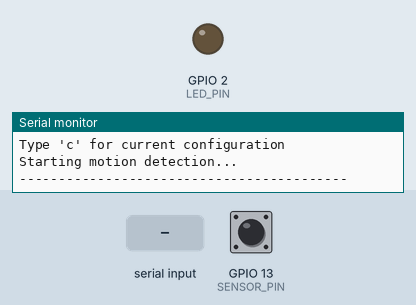
A sketch run on a simulated ESP32. Parts: output pins drawn as LEDs (lit = HIGH), the last lines printed to the serial monitor. The inputs (shaded band) are chosen by the test bench; at power-on: GPIO 13 (SENSOR_PIN) LOW.

Above: at 2.3 s.
2.4 s: "t\n" received over Serial
At 3.3 s:
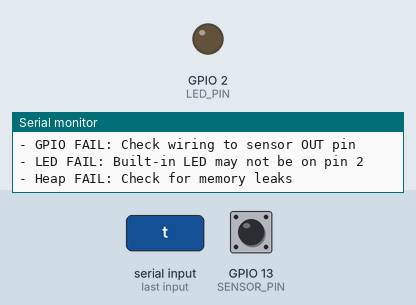
4.0 s: GPIO 13 (SENSOR_PIN) driven HIGH
5.5 s: "T\n" received over Serial
At 8.2 s:
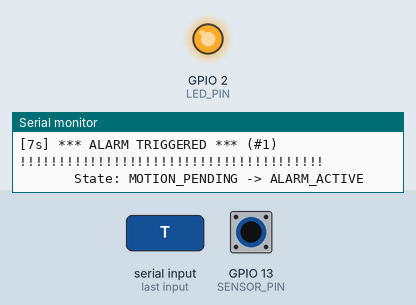
8.5 s: "h\n" received over Serial
10.0 s: GPIO 13 (SENSOR_PIN) driven LOW
11.5 s: GPIO 13 (SENSOR_PIN) pulsed HIGH 2 times (0.12 s each, 0.3 s apart)
At 43.2 s:
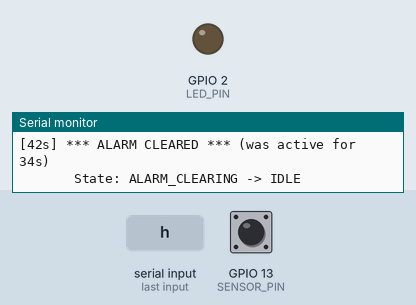
Timing chart, 0 to 43.5 s (numbered marks = the images above; inputs shaded):
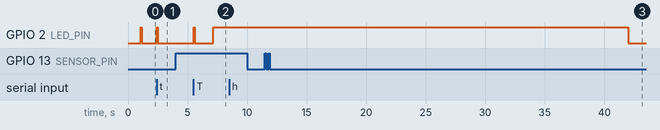

The sketch:

stage1_sensor_basic.ino
```cpp
/**
 * ESP32 Microwave Motion Sensor - Stage 1: Basic Sensor Interface
 *
 * This stage implements:
 * - GPIO communication with RCWL-0516 microwave radar sensor
 * - Motion detection polling at 10Hz
 * - Trip delay feature (motion must be sustained before alarm triggers)
 * - State change detection with timestamps
 * - Serial output for debugging
 * - Built-in self-tests
 * - Serial command interface
 *
 * Hardware Requirements:
 * - ESP32-WROOM-32
 * - RCWL-0516 Microwave Radar Motion Sensor
 *
 * Connections:
 * - Sensor VIN → ESP32 VIN (5V from USB)
 * - Sensor GND → ESP32 GND
 * - Sensor OUT → ESP32 GPIO 13
 * - Sensor 3V3 → Do NOT connect (this is an output!)
 * - Sensor CDS → Do NOT connect (optional LDR feature)
 *
 * RCWL-0516 Specifications:
 * - Operating Voltage: 4-28V (use 5V from VIN)
 * - Operating Frequency: ~3.2 GHz (Doppler radar)
 * - Detection Range: 5-7 meters
 * - Detection Angle: 360° omnidirectional
 * - Output: 3.3V HIGH when motion detected, LOW otherwise
 * - Trigger Duration: ~2-3 seconds (retriggerable)
 *
 * Motion Detection Logic:
 * 1. Raw sensor reading (HIGH/LOW)
 * 2. Trip delay: Motion must be sustained for TRIP_DELAY_SECONDS before alarm
 * 3. Alarm state: Triggers notifications (in later stages)
 * 4. Clear timeout: No motion for CLEAR_TIMEOUT_SECONDS clears alarm
 */

#include <rom/rtc.h>  // For reset reason detection

// Pin Configuration
#define SENSOR_PIN 13       // GPIO for sensor OUT pin
#define LED_PIN 2           // Built-in LED for visual feedback

// Timing Configuration
#define SENSOR_POLL_INTERVAL 100   // 10Hz (100ms)
#define HEAP_PRINT_INTERVAL 30000  // Print heap every 30 seconds
#define HEAP_MIN_THRESHOLD 100000  // 100KB minimum free heap

// ============================================================================
// MOTION DETECTION CONFIGURATION
// These values will be configurable via web interface in later stages
// ============================================================================

// Trip Delay: Motion must be sustained for this many seconds before alarm triggers
// This prevents false alarms from brief movements (pets, curtains, HVAC)
#define TRIP_DELAY_SECONDS 3

// Clear Timeout: No motion for this many seconds clears the alarm
#define CLEAR_TIMEOUT_SECONDS 30

// Convert to milliseconds for internal use
#define TRIP_DELAY_MS (TRIP_DELAY_SECONDS * 1000)
#define CLEAR_TIMEOUT_MS (CLEAR_TIMEOUT_SECONDS * 1000)

// ============================================================================
// STATE MACHINE DEFINITIONS
// ============================================================================

enum MotionState {
  STATE_IDLE,           // No motion detected
  STATE_MOTION_PENDING, // Motion detected, waiting for trip delay
  STATE_ALARM_ACTIVE,   // Alarm triggered, notifications sent
  STATE_ALARM_CLEARING  // Motion stopped, waiting for clear timeout
};

// State names for display
const char* stateNames[] = {
  "IDLE",
  "MOTION_PENDING",
  "ALARM_ACTIVE",
  "ALARM_CLEARING"
};

// Global state variables
unsigned long lastSensorRead = 0;
unsigned long lastHeapPrint = 0;
bool rawMotionDetected = false;        // Current sensor reading
MotionState currentState = STATE_IDLE; // State machine state
unsigned long motionStartTime = 0;     // When motion first detected
unsigned long motionStopTime = 0;      // When motion last stopped
unsigned long alarmTriggerTime = 0;    // When alarm was triggered
unsigned long totalAlarmEvents = 0;    // Count of alarm triggers
unsigned long totalMotionEvents = 0;   // Count of raw motion events

// ============================================================================
// RESET REASON DETECTION
// ============================================================================

/**
 * Print the reason for the last ESP32 reset
 */
void printResetReason() {
  RESET_REASON reason = rtc_get_reset_reason(0);

  Serial.print("Reset reason: ");
  switch (reason) {
    case 1:  Serial.println("POWERON_RESET - Power on reset"); break;
    case 3:  Serial.println("SW_RESET - Software reset"); break;
    case 4:  Serial.println("OWDT_RESET - Legacy watch dog reset"); break;
    case 5:  Serial.println("DEEPSLEEP_RESET - Deep Sleep reset"); break;
    case 6:  Serial.println("SDIO_RESET - Reset by SLC module"); break;
    case 7:  Serial.println("TG0WDT_SYS_RESET - Timer Group0 Watch dog reset"); break;
    case 8:  Serial.println("TG1WDT_SYS_RESET - Timer Group1 Watch dog reset"); break;
    case 9:  Serial.println("RTCWDT_SYS_RESET - RTC Watch dog Reset"); break;
    case 10: Serial.println("INTRUSION_RESET - Intrusion tested to reset CPU"); break;
    case 11: Serial.println("TGWDT_CPU_RESET - Time Group reset CPU"); break;
    case 12: Serial.println("SW_CPU_RESET - Software reset CPU"); break;
    case 13: Serial.println("RTCWDT_CPU_RESET - RTC Watch dog Reset CPU"); break;
    case 14: Serial.println("EXT_CPU_RESET - External CPU reset"); break;
    case 15: Serial.println("RTCWDT_BROWN_OUT_RESET - Brownout Reset"); break;
    case 16: Serial.println("RTCWDT_RTC_RESET - RTC Watch dog reset"); break;
    default: Serial.println("UNKNOWN"); break;
  }

  Serial.flush();
}

// ============================================================================
// STATE MACHINE
// ============================================================================

/**
 * Process the motion state machine
 * Called every sensor poll interval
 */
void processMotionState(bool motionDetected, unsigned long currentMillis) {
  MotionState previousState = currentState;

  switch (currentState) {
    case STATE_IDLE:
      if (motionDetected) {
        // Motion started - begin trip delay countdown
        currentState = STATE_MOTION_PENDING;
        motionStartTime = currentMillis;
        totalMotionEvents++;

        Serial.print("[");
        Serial.print(currentMillis / 1000);
        Serial.print("s] Motion detected - waiting ");
        Serial.print(TRIP_DELAY_SECONDS);
        Serial.println("s for trip delay...");
      }
      break;

    case STATE_MOTION_PENDING:
      if (!motionDetected) {
        // Motion stopped before trip delay - return to idle
        currentState = STATE_IDLE;

        Serial.print("[");
        Serial.print(currentMillis / 1000);
        Serial.println("s] Motion stopped before trip delay - returning to IDLE");
      } else if (currentMillis - motionStartTime >= TRIP_DELAY_MS) {
        // Trip delay elapsed with sustained motion - TRIGGER ALARM
        currentState = STATE_ALARM_ACTIVE;
        alarmTriggerTime = currentMillis;
        totalAlarmEvents++;

        Serial.println();
        Serial.println("!!!!!!!!!!!!!!!!!!!!!!!!!!!!!!!!!!!!!!!");
        Serial.print("[");
        Serial.print(currentMillis / 1000);
        Serial.print("s] *** ALARM TRIGGERED *** (#");
        Serial.print(totalAlarmEvents);
        Serial.println(")");
        Serial.println("!!!!!!!!!!!!!!!!!!!!!!!!!!!!!!!!!!!!!!!");
        Serial.println();

        // In later stages, this is where notifications would be sent
      }
      break;

    case STATE_ALARM_ACTIVE:
      if (!motionDetected) {
        // Motion stopped - begin clear timeout countdown
        currentState = STATE_ALARM_CLEARING;
        motionStopTime = currentMillis;

        Serial.print("[");
        Serial.print(currentMillis / 1000);
        Serial.print("s] Motion stopped - alarm will clear in ");
        Serial.print(CLEAR_TIMEOUT_SECONDS);
        Serial.println("s if no motion...");
      }
      break;

    case STATE_ALARM_CLEARING:
      if (motionDetected) {
        // Motion resumed - back to alarm active
        currentState = STATE_ALARM_ACTIVE;

        Serial.print("[");
        Serial.print(currentMillis / 1000);
        Serial.println("s] Motion resumed - alarm still active");
      } else if (currentMillis - motionStopTime >= CLEAR_TIMEOUT_MS) {
        // Clear timeout elapsed - alarm cleared
        currentState = STATE_IDLE;

        unsigned long alarmDuration = (currentMillis - alarmTriggerTime) / 1000;
        Serial.println();
        Serial.print("[");
        Serial.print(currentMillis / 1000);
        Serial.print("s] *** ALARM CLEARED *** (was active for ");
        Serial.print(alarmDuration);
        Serial.println("s)");
        Serial.println();

        // In later stages, this is where "alarm cleared" notification would be sent
      }
      break;
  }

  // Update LED based on state
  // LED ON = alarm active or clearing, LED OFF = idle or pending
  bool ledState = (currentState == STATE_ALARM_ACTIVE || currentState == STATE_ALARM_CLEARING);
  digitalWrite(LED_PIN, ledState ? HIGH : LOW);

  // Log state transitions
  if (currentState != previousState) {
    Serial.print("       State: ");
    Serial.print(stateNames[previousState]);
    Serial.print(" -> ");
    Serial.println(stateNames[currentState]);
    Serial.flush();
  }
}

// ============================================================================
// SELF-TEST FUNCTIONS
// ============================================================================

/**
 * Test GPIO pin configuration
 */
bool testGPIOConfiguration() {
  Serial.print("  GPIO Configuration (pin ");
  Serial.print(SENSOR_PIN);
  Serial.print("): ");

  pinMode(SENSOR_PIN, INPUT);
  int reading = digitalRead(SENSOR_PIN);

  if (reading == HIGH || reading == LOW) {
    Serial.print("PASS (current: ");
    Serial.print(reading == HIGH ? "HIGH" : "LOW");
    Serial.println(")");
    return true;
  } else {
    Serial.println("FAIL (invalid reading)");
    return false;
  }
}

/**
 * Test LED pin configuration
 */
bool testLEDConfiguration() {
  Serial.print("  LED Configuration (pin ");
  Serial.print(LED_PIN);
  Serial.print("): ");

  pinMode(LED_PIN, OUTPUT);
  digitalWrite(LED_PIN, HIGH);
  delay(100);
  digitalWrite(LED_PIN, LOW);

  Serial.println("PASS (blinked)");
  return true;
}

/**
 * Test sensor response
 */
bool testSensorReading() {
  Serial.print("  Sensor Reading: ");

  int reading = digitalRead(SENSOR_PIN);

  Serial.print("PASS (state: ");
  Serial.print(reading == HIGH ? "MOTION" : "NO MOTION");
  Serial.println(")");

  return true;
}

/**
 * Test heap memory availability
 */
bool testHeapMemory() {
  uint32_t freeHeap = ESP.getFreeHeap();
  bool pass = (freeHeap > HEAP_MIN_THRESHOLD);

  Serial.print("  Free Heap (");
  Serial.print(freeHeap);
  Serial.print(" bytes): ");
  Serial.println(pass ? "PASS" : "FAIL");

  return pass;
}

/**
 * Run all self-tests
 */
void runSelfTest() {
  Serial.println("\n=== STAGE 1 SELF TEST ===");

  bool allPass = true;

  allPass &= testGPIOConfiguration();
  allPass &= testLEDConfiguration();
  allPass &= testSensorReading();
  allPass &= testHeapMemory();

  Serial.println();
  Serial.print("Overall: ");
  Serial.println(allPass ? "ALL TESTS PASSED" : "SOME TESTS FAILED");
  Serial.println("=========================\n");

  if (!allPass) {
    Serial.println("TROUBLESHOOTING:");
    Serial.println("- GPIO FAIL: Check wiring to sensor OUT pin");
    Serial.println("- LED FAIL: Built-in LED may not be on pin 2");
    Serial.println("- Heap FAIL: Check for memory leaks");
    Serial.println();
  }
}

/**
 * Print current configuration
 */
void printConfig() {
  Serial.println("\n=== CURRENT CONFIGURATION ===");
  Serial.print("Sensor Pin: GPIO ");
  Serial.println(SENSOR_PIN);
  Serial.print("LED Pin: GPIO ");
  Serial.println(LED_PIN);
  Serial.print("Trip Delay: ");
  Serial.print(TRIP_DELAY_SECONDS);
  Serial.println(" seconds");
  Serial.print("Clear Timeout: ");
  Serial.print(CLEAR_TIMEOUT_SECONDS);
  Serial.println(" seconds");
  Serial.print("Poll Interval: ");
  Serial.print(SENSOR_POLL_INTERVAL);
  Serial.println(" ms");
  Serial.println("=============================\n");
}

/**
 * Print motion statistics
 */
void printStats() {
  Serial.println("\n=== MOTION STATISTICS ===");
  Serial.print("Current State: ");
  Serial.println(stateNames[currentState]);
  Serial.print("Raw Motion Events: ");
  Serial.println(totalMotionEvents);
  Serial.print("Alarm Triggers: ");
  Serial.println(totalAlarmEvents);

  if (currentState == STATE_MOTION_PENDING && motionStartTime > 0) {
    unsigned long elapsed = (millis() - motionStartTime) / 1000;
    unsigned long remaining = TRIP_DELAY_SECONDS - elapsed;
    Serial.print("Trip Delay Remaining: ");
    Serial.print(remaining);
    Serial.println(" seconds");
  }

  if (currentState == STATE_ALARM_ACTIVE && alarmTriggerTime > 0) {
    unsigned long duration = (millis() - alarmTriggerTime) / 1000;
    Serial.print("Alarm Active For: ");
    Serial.print(duration);
    Serial.println(" seconds");
  }

  if (currentState == STATE_ALARM_CLEARING && motionStopTime > 0) {
    unsigned long elapsed = (millis() - motionStopTime) / 1000;
    unsigned long remaining = CLEAR_TIMEOUT_SECONDS - elapsed;
    Serial.print("Clear Timeout Remaining: ");
    Serial.print(remaining);
    Serial.println(" seconds");
  }

  Serial.print("Uptime: ");
  Serial.print(millis() / 1000);
  Serial.println(" seconds");
  Serial.println("=========================\n");
}

/**
 * Handle serial commands
 */
void handleSerialCommands() {
  if (Serial.available()) {
    char cmd = Serial.read();

    switch(cmd) {
      case 't':
      case 'T':
        runSelfTest();
        break;

      case 'h':
      case 'H':
        Serial.println("\n=== SERIAL COMMANDS ===");
        Serial.println("t - Run self test");
        Serial.println("s - Print motion statistics");
        Serial.println("c - Print current configuration");
        Serial.println("h - Show this help menu");
        Serial.println("r - Restart ESP32");
        Serial.println("i - Print system info");
        Serial.println("l - Toggle LED");
        Serial.println("=======================\n");
        break;

      case 's':
      case 'S':
        printStats();
        break;

      case 'c':
      case 'C':
        printConfig();
        break;

      case 'r':
      case 'R':
        Serial.println("Restarting ESP32...");
        delay(500);
        ESP.restart();
        break;

      case 'l':
      case 'L':
        {
          static bool ledState = false;
          ledState = !ledState;
          digitalWrite(LED_PIN, ledState ? HIGH : LOW);
          Serial.print("LED: ");
          Serial.println(ledState ? "ON" : "OFF");
        }
        break;

      case 'i':
      case 'I':
        Serial.println("\n=== SYSTEM INFO ===");
        Serial.print("Free Heap: ");
        Serial.print(ESP.getFreeHeap());
        Serial.println(" bytes");
        Serial.print("Heap Size: ");
        Serial.print(ESP.getHeapSize());
        Serial.println(" bytes");
        Serial.print("Chip Model: ");
        Serial.println(ESP.getChipModel());
        Serial.print("CPU Freq: ");
        Serial.print(ESP.getCpuFreqMHz());
        Serial.println(" MHz");
        Serial.print("Flash Size: ");
        Serial.print(ESP.getFlashChipSize());
        Serial.println(" bytes");
        Serial.print("Uptime: ");
        Serial.print(millis() / 1000);
        Serial.println(" seconds");
        Serial.println("===================\n");
        break;

      case '\n':
      case '\r':
        break;

      default:
        Serial.println("Unknown command. Type 'h' for help.");
        break;
    }
  }
}

// ============================================================================
// SETUP
// ============================================================================

void setup() {
  Serial.begin(115200);
  while(!Serial);
  delay(1000);

  Serial.println("\n\n");
  Serial.println("==========================================");
  Serial.println("ESP32 Microwave Motion Sensor - Stage 1");
  Serial.println("==========================================");
  Serial.println("Sensor: RCWL-0516 Microwave Radar");
  Serial.println();

  printResetReason();
  Serial.println();

  // Initialize pins
  pinMode(SENSOR_PIN, INPUT);
  Serial.print("Sensor pin configured (GPIO ");
  Serial.print(SENSOR_PIN);
  Serial.println(")");

  pinMode(LED_PIN, OUTPUT);
  digitalWrite(LED_PIN, LOW);
  Serial.print("LED pin configured (GPIO ");
  Serial.print(LED_PIN);
  Serial.println(")");

  Serial.println();
  Serial.println("Sensor specifications:");
  Serial.println("  - Detection range: 5-7 meters");
  Serial.println("  - Detection angle: 360 degrees");
  Serial.println("  - Output: HIGH when motion detected");
  Serial.println();

  // Print configuration
  printConfig();

  Serial.println("Motion Detection Logic:");
  Serial.print("  1. Motion must be sustained for ");
  Serial.print(TRIP_DELAY_SECONDS);
  Serial.println("s to trigger alarm");
  Serial.print("  2. No motion for ");
  Serial.print(CLEAR_TIMEOUT_SECONDS);
  Serial.println("s clears the alarm");
  Serial.println();

  // Run self-test
  runSelfTest();

  Serial.println("Type 'h' for help menu");
  Serial.println("Type 's' for motion statistics");
  Serial.println("Type 'c' for current configuration");
  Serial.println();
  Serial.println("Starting motion detection...");
  Serial.println("------------------------------------------");
}

// ============================================================================
// MAIN LOOP
// ============================================================================

void loop() {
  handleSerialCommands();

  unsigned long currentMillis = millis();

  // Poll sensor at configured interval
  if (currentMillis - lastSensorRead >= SENSOR_POLL_INTERVAL) {
    lastSensorRead = currentMillis;

    // Read sensor state
    rawMotionDetected = (digitalRead(SENSOR_PIN) == HIGH);

    // Process state machine
    processMotionState(rawMotionDetected, currentMillis);
  }

  // Print heap status periodically
  if (currentMillis - lastHeapPrint >= HEAP_PRINT_INTERVAL) {
    lastHeapPrint = currentMillis;

    uint32_t freeHeap = ESP.getFreeHeap();
    Serial.print("[HEAP] Free: ");
    Serial.print(freeHeap);
    Serial.print(" bytes | State: ");
    Serial.print(stateNames[currentState]);
    Serial.print(" | Alarms: ");
    Serial.println(totalAlarmEvents);
    Serial.flush();

    if (freeHeap < HEAP_MIN_THRESHOLD) {
      Serial.println("WARNING: Low heap memory!");
      Serial.flush();
    }
  }

  delay(10);
}
```

Measured:
- after the input at 2.4 s, GPIO 2 (LED_PIN): LOW → HIGH at once, → LOW 0.10 s later
- after the input at 5.5 s, GPIO 2 (LED_PIN): LOW → HIGH after 0.01 s instead of 1.6 s
- after the input at 11.5 s, GPIO 2 (LED_PIN): HIGH → LOW after 30.5 s instead of 28.7 s
